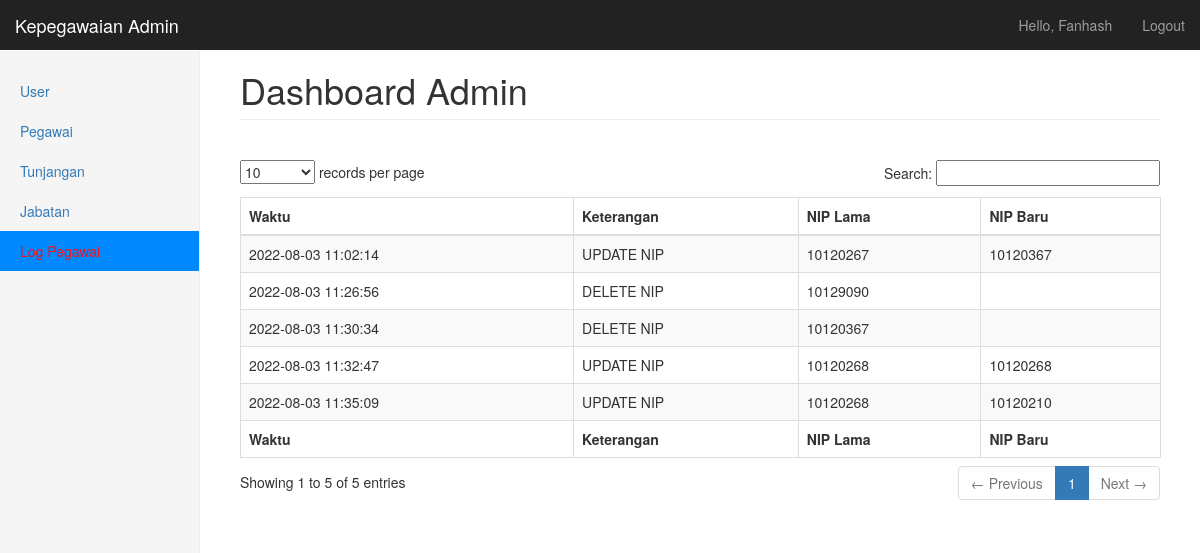
The page /log_Pegawai.php (signed in) on the database its author committed.
### tables this page shows
CREATE TABLE `logpegawai` (
  `waktu` datetime NOT NULL,
  `Keterangan` varchar(50) NOT NULL,
  `nip_lama` varchar(10) NOT NULL,
  `nip_baru` varchar(10) DEFAULT NULL
);

### log_Pegawai.php (the view, shortened to what this page needs)
<?php
include 'koneksi.php';
?>
<!DOCTYPE html>
<html lang="en">
<head>
    <link href="css/bootstrap.min.css" rel="stylesheet">
    <link href="css/dashboard.css" rel="stylesheet">
    <link href="css/dataTables.bootstrap.css" rel="stylesheet" type="text/css" />
    <link href="css/dataTables.tableTools.min.css" rel="stylesheet" type="text/css" />
</head>
<body>
    <nav class="navbar navbar-inverse navbar-fixed-top">
        <div class="container-fluid">
            <div class="navbar-header">
                <a class="navbar-brand" href="#">Kepegawaian Admin</a>
            </div>
            <div id="navbar" class="navbar-collapse collapse">
                <ul class="nav navbar-nav navbar-right">
                    <li><a href="#"><?php echo "Hello, " . ucwords($_SESSION['username']); ?></a></li>
                    <li><a href="logout.php">Logout</a></li>
                </ul>
            </div>
        </div>
    </nav>
    <div class="container-fluid">
        <div class="row">
            <div class="col-sm-3 col-md-2 sidebar">
                <ul class="nav nav-sidebar">
                    <?php if ($_SESSION['level'] == 'admin') { ?>
                        <li><a href="user.php">User <span class="sr-only">(current)</span></a></li>
                    <?php } ?>
                    <li><a href="pegawai.php">Pegawai</a></li>
                    <li><a href="tunjangan.php">Tunjangan</a></li>
                    <li><a href="jabatan.php">Jabatan</a></li>
                    <li class="active"><a href=#>Log Pegawai</a></li>
                </ul>
            </div>
            <div class="col-sm-9 col-sm-offset-3 col-md-10 col-md-offset-2 main">
                <h1 class="page-header">Dashboard <?php echo ucfirst($_SESSION['level']); ?></h1>
                <br>
                <div>
                    <table id="example1" class="table table-bordered table-striped dataTable" aria-describedby="example1_info">
                        <thead>
                            <tr role="row">
                                <th>Waktu</th>
                                <th>Keterangan</th>
                                <th>NIP Lama</th>
                                <th>NIP Baru</th>
                            </tr>
                        </thead>
                        <tfoot>
                            <tr role="row">
                                <th>Waktu</th>
                                <th>Keterangan</th>
                                <th>NIP Lama</th>
                                <th>NIP Baru</th>
                            </tr>
                        </tfoot>
                        <tbody role="alert" aria-live="polite" aria-relevant="all">
                            <?php
                            $result = $mysqli->query("SELECT * FROM logPegawai");
                            if ($result->num_rows > 0) {
                                while ($row = $result->fetch_assoc()) {
                            ?>
                                    <tr class="odd">
                                        <td class=" "><?php echo ucfirst($row['waktu']); ?></td>
                                        <td class=" "><?php echo ucfirst($row['Keterangan']); ?></td>
                                        <td class=" "><?php echo ucfirst($row['nip_lama']); ?></td>
                                        <td class=" "><?php echo ucfirst($row['nip_baru']); ?></td>
                                    </tr>
                            <?php
                                }
                            }
                            ?>
                        </tbody>
                    </table>
                </div>
            </div>
        </div>
    </div>
</body>
</html>

### css/dashboard.css (style rules this page uses)
body { padding-top: 50px; }
.navbar-fixed-top { border: 0; }
.sidebar { display: none; }
@media (min-width: 768px) { .sidebar { position: fixed; top: 51px; bottom: 0; left: 0; z-index: 1000; display: block; padding: 20px; overflow-x: hidden; overflow-y: auto; background-color: #f5f5f5; border-right: 1px solid #eee; } }
.nav-sidebar { margin-right: -21px; margin-bottom: 20px; margin-left: -20px; }
.nav-sidebar>li>a { padding-right: 20px; padding-left: 20px; }
.nav-sidebar>.active>a, .nav-sidebar>.active>a:hover, .nav-sidebar>.active>a:focus { color: rgb(251, 16, 16); background-color: #0088ff; }
.main { padding: 20px; }
@media (min-width: 768px) { .main { padding-right: 40px; padding-left: 40px; } }
.main .page-header { margin-top: 0; }

### rows shown on the page
logpegawai: waktu "2022-08-03 11:02:14", Keterangan "UPDATE NIP", nip_lama "10120267", nip_baru "10120367"
logpegawai: waktu "2022-08-03 11:26:56", Keterangan "DELETE NIP", nip_lama "10129090"
logpegawai: waktu "2022-08-03 11:30:34", Keterangan "DELETE NIP", nip_lama "10120367"
logpegawai: waktu "2022-08-03 11:32:47", Keterangan "UPDATE NIP", nip_lama "10120268", nip_baru "10120268"
logpegawai: waktu "2022-08-03 11:35:09", Keterangan "UPDATE NIP", nip_lama "10120268", nip_baru "10120210"

### other values the page prints
$_SESSION['username'] "Fanhash"
$_SESSION['level'] "Admin"
